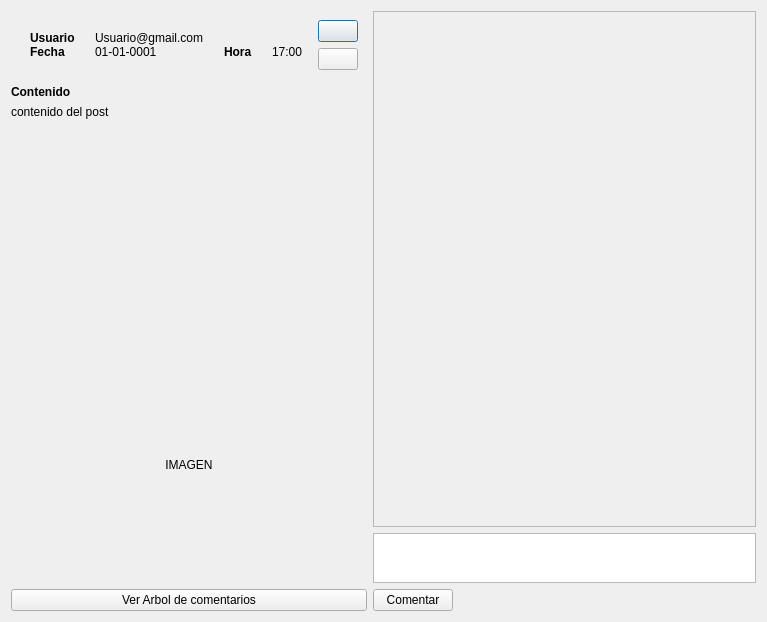
<?xml version="1.0" encoding="UTF-8"?>
<ui version="4.0">
 <class>DialogPost</class>
 <widget class="QDialog" name="DialogPost">
  <property name="geometry">
   <rect>
    <x>0</x>
    <y>0</y>
    <width>767</width>
    <height>622</height>
   </rect>
  </property>
  <property name="windowTitle">
   <string>Dialog</string>
  </property>
  <layout class="QHBoxLayout" name="horizontalLayout">
   <item>
    <layout class="QVBoxLayout" name="verticalLayout">
     <item>
      <widget class="QWidget" name="horizontalWidget" native="true">
       <property name="sizePolicy">
        <sizepolicy hsizetype="Fixed" vsizetype="Fixed">
         <horstretch>0</horstretch>
         <verstretch>0</verstretch>
        </sizepolicy>
       </property>
       <layout class="QHBoxLayout" name="horizontalLayout_2">
        <item>
         <widget class="QWidget" name="widget" native="true">
          <property name="sizePolicy">
           <sizepolicy hsizetype="Preferred" vsizetype="Fixed">
            <horstretch>0</horstretch>
            <verstretch>0</verstretch>
           </sizepolicy>
          </property>
          <layout class="QGridLayout" name="gridLayout">
           <property name="leftMargin">
            <number>10</number>
           </property>
           <property name="topMargin">
            <number>10</number>
           </property>
           <property name="horizontalSpacing">
            <number>20</number>
           </property>
           <property name="verticalSpacing">
            <number>0</number>
           </property>
           <item row="2" column="0">
            <widget class="QLabel" name="label_4">
             <property name="sizePolicy">
              <sizepolicy hsizetype="Fixed" vsizetype="Preferred">
               <horstretch>0</horstretch>
               <verstretch>0</verstretch>
              </sizepolicy>
             </property>
             <property name="font">
              <font>
               <bold>true</bold>
              </font>
             </property>
             <property name="text">
              <string>Fecha</string>
             </property>
            </widget>
           </item>
           <item row="2" column="2">
            <widget class="QLabel" name="label_6">
             <property name="sizePolicy">
              <sizepolicy hsizetype="Fixed" vsizetype="Preferred">
               <horstretch>0</horstretch>
               <verstretch>0</verstretch>
              </sizepolicy>
             </property>
             <property name="font">
              <font>
               <bold>true</bold>
              </font>
             </property>
             <property name="text">
              <string>Hora</string>
             </property>
            </widget>
           </item>
           <item row="2" column="1">
            <widget class="QLabel" name="label_date">
             <property name="text">
              <string>01-01-0001</string>
             </property>
            </widget>
           </item>
           <item row="1" column="0">
            <widget class="QLabel" name="label_3">
             <property name="sizePolicy">
              <sizepolicy hsizetype="Fixed" vsizetype="Preferred">
               <horstretch>0</horstretch>
               <verstretch>0</verstretch>
              </sizepolicy>
             </property>
             <property name="font">
              <font>
               <bold>true</bold>
              </font>
             </property>
             <property name="text">
              <string>Usuario</string>
             </property>
            </widget>
           </item>
           <item row="1" column="1">
            <widget class="QLabel" name="label_user">
             <property name="text">
              <string>Usuario@gmail.com</string>
             </property>
            </widget>
           </item>
           <item row="2" column="3">
            <widget class="QLabel" name="label_hora">
             <property name="text">
              <string>17:00</string>
             </property>
            </widget>
           </item>
          </layout>
         </widget>
        </item>
        <item>
         <layout class="QVBoxLayout" name="verticalLayout_5">
          <item>
           <widget class="QPushButton" name="pushButton_editar">
            <property name="text">
             <string/>
            </property>
            <property name="icon">
             <iconset theme="QIcon::ThemeIcon::MailMessageNew"/>
            </property>
           </widget>
          </item>
          <item>
           <widget class="QPushButton" name="pushButton_eliminar">
            <property name="text">
             <string/>
            </property>
            <property name="icon">
             <iconset theme="QIcon::ThemeIcon::EditDelete"/>
            </property>
           </widget>
          </item>
         </layout>
        </item>
       </layout>
      </widget>
     </item>
     <item>
      <widget class="QLabel" name="label">
       <property name="sizePolicy">
        <sizepolicy hsizetype="Preferred" vsizetype="Fixed">
         <horstretch>0</horstretch>
         <verstretch>0</verstretch>
        </sizepolicy>
       </property>
       <property name="font">
        <font>
         <bold>true</bold>
        </font>
       </property>
       <property name="text">
        <string>Contenido</string>
       </property>
      </widget>
     </item>
     <item>
      <widget class="QLabel" name="label_contenido">
       <property name="font">
        <font>
         <bold>false</bold>
        </font>
       </property>
       <property name="text">
        <string>contenido del post</string>
       </property>
       <property name="alignment">
        <set>Qt::AlignmentFlag::AlignLeading|Qt::AlignmentFlag::AlignLeft|Qt::AlignmentFlag::AlignTop</set>
       </property>
      </widget>
     </item>
     <item>
      <widget class="QLabel" name="label_imagen">
       <property name="text">
        <string>IMAGEN</string>
       </property>
       <property name="alignment">
        <set>Qt::AlignmentFlag::AlignCenter</set>
       </property>
      </widget>
     </item>
     <item>
      <widget class="QPushButton" name="pushButton_arbol_comentarios">
       <property name="text">
        <string>Ver Arbol de comentarios</string>
       </property>
      </widget>
     </item>
    </layout>
   </item>
   <item>
    <layout class="QVBoxLayout" name="verticalLayout_3">
     <item>
      <widget class="QScrollArea" name="scrollArea_comentarios">
       <property name="widgetResizable">
        <bool>true</bool>
       </property>
       <property name="alignment">
        <set>Qt::AlignmentFlag::AlignLeading|Qt::AlignmentFlag::AlignLeft|Qt::AlignmentFlag::AlignTop</set>
       </property>
       <widget class="QWidget" name="scrollAreaWidgetContents">
        <property name="geometry">
         <rect>
          <x>0</x>
          <y>0</y>
          <width>400</width>
          <height>514</height>
         </rect>
        </property>
        <layout class="QVBoxLayout" name="verticalLayout_4"/>
       </widget>
      </widget>
     </item>
     <item>
      <widget class="QPlainTextEdit" name="plainTextEdit_comentario">
       <property name="maximumSize">
        <size>
         <width>16777215</width>
         <height>50</height>
        </size>
       </property>
      </widget>
     </item>
     <item>
      <widget class="QPushButton" name="pushButton_comentar">
       <property name="sizePolicy">
        <sizepolicy hsizetype="Fixed" vsizetype="Fixed">
         <horstretch>0</horstretch>
         <verstretch>0</verstretch>
        </sizepolicy>
       </property>
       <property name="text">
        <string>Comentar</string>
       </property>
      </widget>
     </item>
    </layout>
   </item>
  </layout>
 </widget>
 <resources/>
 <connections/>
</ui>
